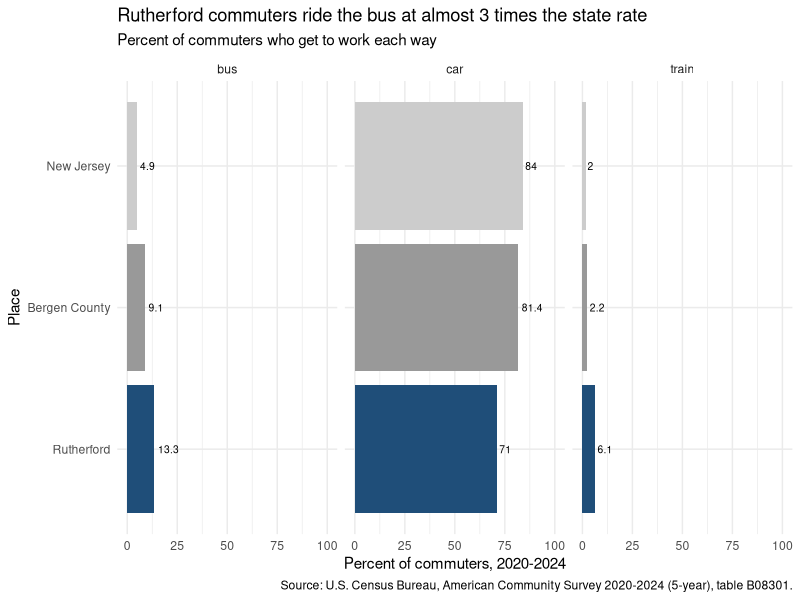
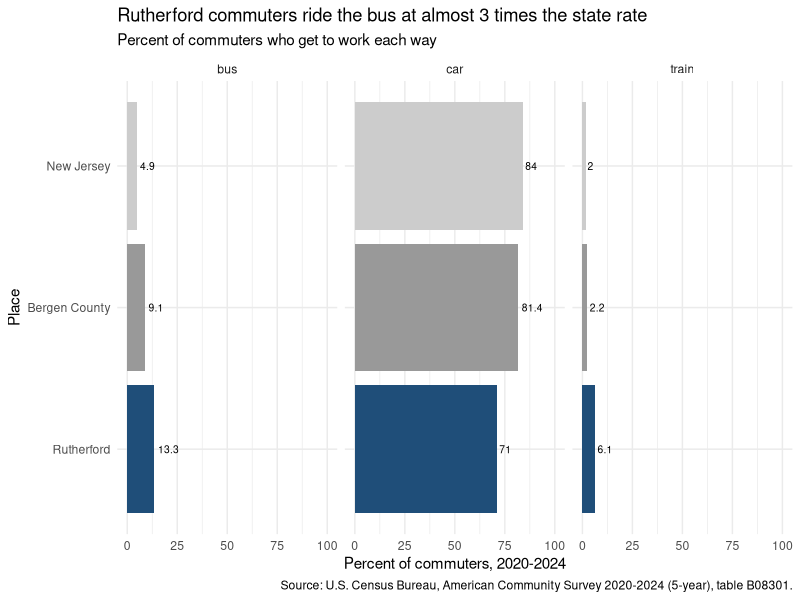

Write R code to recreate these figures, in order.
# scripts/03_mode_share.R
# Figure 1: how do Rutherford's commuters get to work, compared with Bergen County and New Jersey?
#   In:  data/commute_merged.csv (made by 02_merge.R)
#   Out: output/figures/mode_share.png
# Run 01_import.R and 02_merge.R first.


# Packages and Load the Data ---------------------------------------------------------------------

library(tidyverse)

commute_merged <- read_csv(
  "data/commute_merged.csv",
  col_types = cols(geo_id = col_character())
)

# One row is one place and one mode: one bar each. Expect 9 rows and 10 columns.
dim(commute_merged)
names(commute_merged)
summary(commute_merged)

commute_merged |>
  select(place, mode, pct)


# The Figure -------------------------------------------------------------------------------------

fig1 <- ggplot(
  commute_merged,
  aes(
    x = pct,
    y = fct_reorder(place, commuters),     # sorts the bars by size: Rutherford, Bergen County, New Jersey
    fill = place
  )
) +
  geom_col() +
  geom_text(aes(label = pct), hjust = -0.2, size = 2.6) + 
  facet_wrap(~ mode) +                                         
  scale_fill_manual(
    values = c("Rutherford" = "#1f4e79", "Bergen County" = "grey60", "New Jersey" = "grey80"),
    guide = "none"
  ) +
  scale_x_continuous(limits = c(0, 100)) +                     
  labs(
    title    = "Rutherford commuters ride the bus at almost 3 times the state rate",
    subtitle = "Percent of commuters who get to work each way",
    x        = "Percent of commuters, 2020-2024",
    y        = "Place",
    caption  = "Source: U.S. Census Bureau, American Community Survey 2020-2024 (5-year), table B08301.",
    alt      = paste(
      "Bar chart in three panels: bus, car, and train, each showing the percent of commuters in",
      "Rutherford, Bergen County, and New Jersey. Bus: Rutherford 13.3, Bergen County 9.1, New Jersey 4.9.",
      "Car: Rutherford 71, Bergen County 81.4, New Jersey 84. Train: Rutherford 6.1, Bergen County 2.2,",
      "New Jersey 2.0. Rutherford uses the bus and train more, and drives less, than the county or the state."
    )
  ) +
  theme_minimal()

fig1

# Git does not keep empty folders, so make output/figures if it is not there yet
dir.create("output/figures", showWarnings = FALSE, recursive = TRUE)

ggsave(
  "output/figures/mode_transport.png",
  fig1,
  width = 7,
  height = 3.2,
  dpi = 300,
  bg = "white"
)
